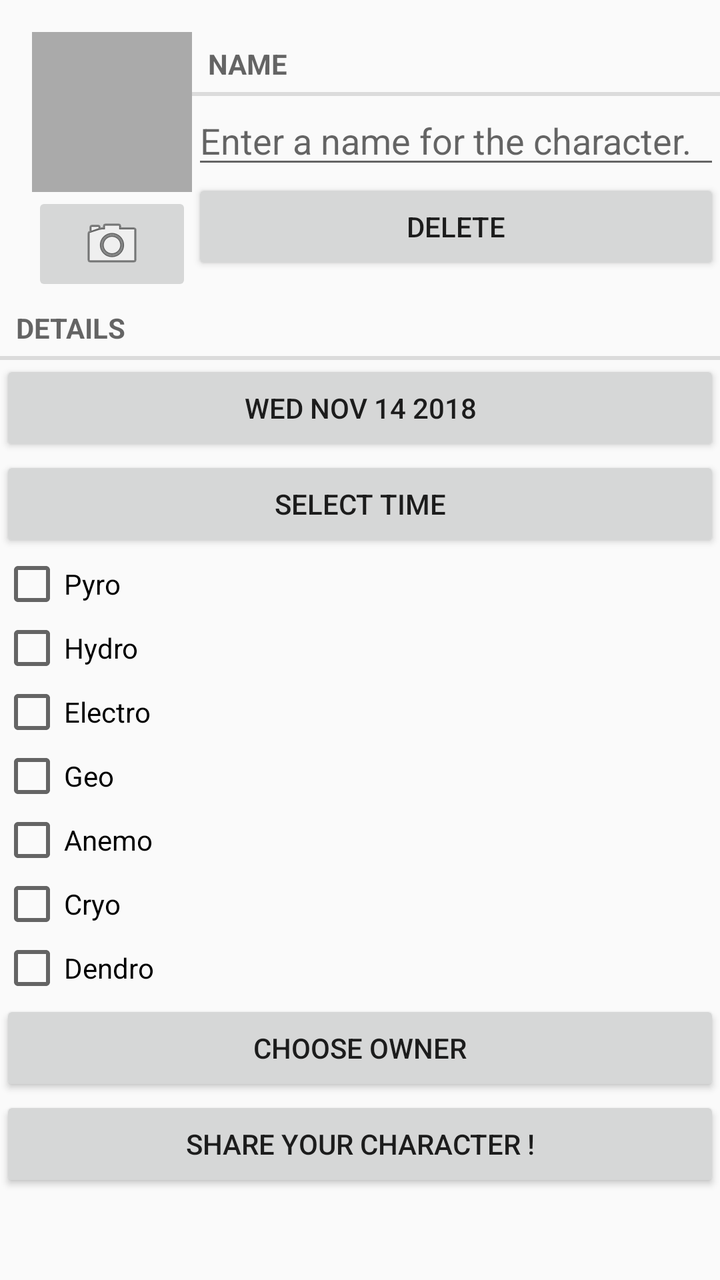
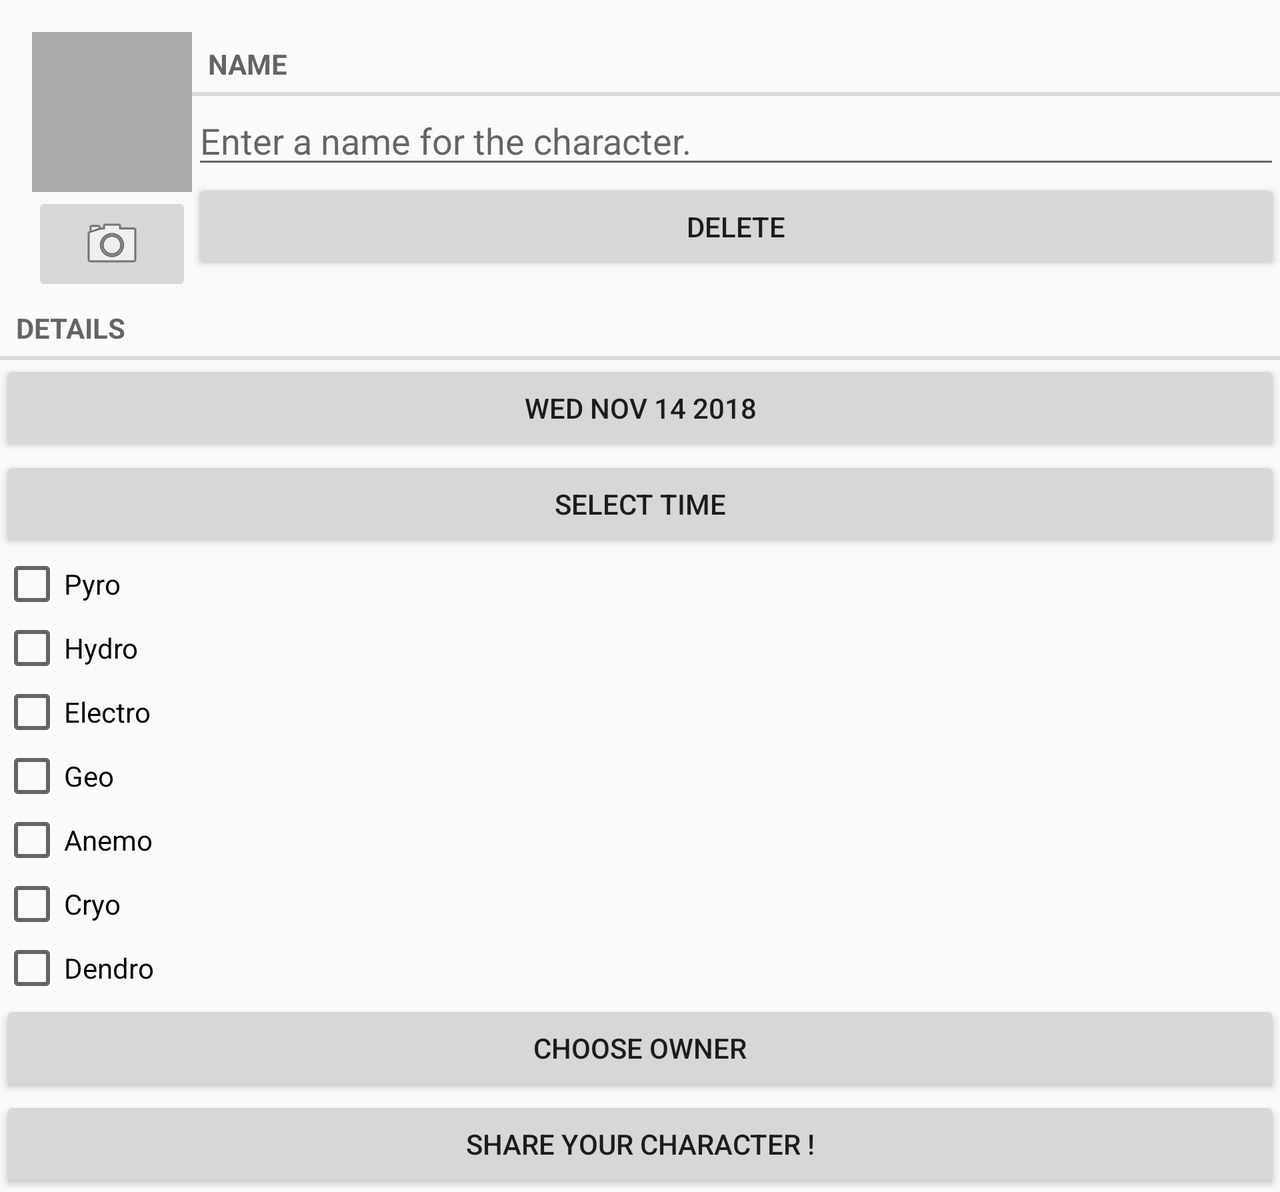

One screen, two layout resources from the same app: the default and the repository's alternative for another configuration. Each is rendered where Android would select it; the XML of both is given below.
<!-- AndroidManifest.xml: application theme AppTheme -->
<!-- res/layout/fragment_character.xml -->
<?xml version="1.0" encoding="utf-8"?>
<LinearLayout xmlns:android="http://schemas.android.com/apk/res/android"
    xmlns:tools="http://schemas.android.com/tools"
    android:layout_width="match_parent"
    android:layout_height="match_parent"
    android:orientation="vertical">

    <LinearLayout
        android:layout_width="match_parent"
        android:layout_height="wrap_content"
        android:layout_marginStart="16dp"
        android:layout_marginTop="16dp"
        android:orientation="horizontal">

        <LinearLayout
            android:layout_width="wrap_content"
            android:layout_height="wrap_content"
            android:orientation="vertical">

            <ImageView
                android:id="@+id/character_photo"
                android:layout_width="80dp"
                android:layout_height="80dp"
                android:background="@android:color/darker_gray"
                android:contentDescription="@string/character_photo_no_image_description"
                android:cropToPadding="true"
                android:scaleType="centerInside" />

            <ImageButton
                android:id="@+id/character_camera"
                android:layout_width="match_parent"
                android:layout_height="wrap_content"
                android:contentDescription="@string/character_photo_button_description"
                android:src="@android:drawable/ic_menu_camera" />
        </LinearLayout>

        <LinearLayout
            android:layout_width="0dp"
            android:layout_height="wrap_content"
            android:layout_weight="1"
            android:orientation="vertical">


            <TextView
                style="?android:listSeparatorTextViewStyle"
                android:layout_width="match_parent"
                android:layout_height="wrap_content"
                android:text="@string/character_name_label" />

            <EditText
                android:id="@+id/character_title"
                android:layout_width="match_parent"
                android:layout_height="wrap_content"
                android:hint="@string/character_name_hint" />

            <Button
                android:id="@+id/delete_character_button"
                android:layout_width="match_parent"
                android:layout_height="wrap_content"
                android:text="@string/delete_character_button_label" />
        </LinearLayout>

    </LinearLayout>

    <TextView
        style="?android:listSeparatorTextViewStyle"
        android:layout_width="match_parent"
        android:layout_height="wrap_content"
        android:text="@string/character_details_label" />

    <Button
        android:id="@+id/character_date"
        android:layout_width="match_parent"
        android:layout_height="wrap_content"
        tools:text="Wed Nov 14 2018" />

    <Button
        android:id="@+id/character_time"
        android:layout_width="match_parent"
        android:layout_height="wrap_content"
        android:text="@string/character_time_text" />

    <CheckBox
        android:id="@+id/character_pyro"
        android:layout_width="match_parent"
        android:layout_height="wrap_content"
        android:text="@string/character_pyro_label" />

    <CheckBox
        android:id="@+id/character_hydro"
        android:layout_width="match_parent"
        android:layout_height="wrap_content"
        android:text="@string/character_hydro_label" />

    <CheckBox
        android:id="@+id/character_electro"
        android:layout_width="match_parent"
        android:layout_height="wrap_content"
        android:text="@string/character_electro_label" />

    <CheckBox
        android:id="@+id/character_geo"
        android:layout_width="match_parent"
        android:layout_height="wrap_content"
        android:text="@string/character_geo_label" />

    <CheckBox
        android:id="@+id/character_anemo"
        android:layout_width="match_parent"
        android:layout_height="wrap_content"
        android:text="@string/character_anemo_label" />

    <CheckBox
        android:id="@+id/character_cryo"
        android:layout_width="match_parent"
        android:layout_height="wrap_content"
        android:text="@string/character_cryo_label" />

    <CheckBox
        android:id="@+id/character_dendro"
        android:layout_width="match_parent"
        android:layout_height="wrap_content"
        android:text="@string/character_dendro_label" />

    <Button
        android:id="@+id/character_owner"
        android:layout_width="match_parent"
        android:layout_height="wrap_content"
        android:text="@string/character_owner_text" />

    <Button
        android:id="@+id/character_report"
        android:layout_width="match_parent"
        android:layout_height="wrap_content"
        android:text="@string/character_report_text" />


</LinearLayout>
<!-- resources referenced by this layout -->
<resources>
  <string name="character_anemo_label">Anemo</string>
  <string name="character_cryo_label">Cryo</string>
  <string name="character_dendro_label">Dendro</string>
  <string name="character_details_label">Details</string>
  <string name="character_electro_label">Electro</string>
  <string name="character_geo_label">Geo</string>
  <string name="character_hydro_label">Hydro</string>
  <string name="character_name_hint">Enter a name for the character.</string>
  <string name="character_name_label">Name</string>
  <string name="character_owner_text">Choose Owner</string>
  <string name="character_photo_button_description">Take photo of character scene</string>
  <string name="character_photo_no_image_description">Character scene photo (not set)</string>
  <string name="character_pyro_label">Pyro</string>
  <string name="character_report_text">Share your Character !</string>
  <string name="character_time_text">Select Time</string>
  <string name="delete_character_button_label">Delete</string>
  <style name="AppTheme" parent="Theme.AppCompat.Light.DarkActionBar">
          
          <item name="colorPrimary">#EED5B1</item>
          <item name="colorPrimaryDark">#59472D</item>
          <item name="colorAccent">#C2E2E6</item>
      </style>
</resources>
<!-- res/layout-land/fragment_character.xml (the repository's variant of the layout above) -->
<!-- drawn on the phone turned sideways -->
<ScrollView
    xmlns:android="http://schemas.android.com/apk/res/android"
    xmlns:tools="http://schemas.android.com/tools"
    android:layout_width="match_parent"
    android:layout_height="match_parent"
    android:orientation="vertical">

    
    <LinearLayout
        android:layout_width="match_parent"
        android:layout_height="wrap_content"
        android:orientation="vertical">

        <LinearLayout
            android:layout_width="match_parent"
            android:layout_height="wrap_content"
            android:layout_marginStart="16dp"
            android:layout_marginTop="16dp"
            android:orientation="horizontal">

            <LinearLayout
                android:layout_width="wrap_content"
                android:layout_height="wrap_content"
                android:orientation="vertical">

                <ImageView
                    android:id="@+id/character_photo"
                    android:layout_width="80dp"
                    android:layout_height="80dp"
                    android:background="@android:color/darker_gray"
                    android:contentDescription="@string/character_photo_no_image_description"
                    android:cropToPadding="true"
                    android:scaleType="centerInside" />

                <ImageButton
                    android:id="@+id/character_camera"
                    android:layout_width="match_parent"
                    android:layout_height="wrap_content"
                    android:contentDescription="@string/character_photo_button_description"
                    android:src="@android:drawable/ic_menu_camera" />
            </LinearLayout>

            <LinearLayout
                android:layout_width="0dp"
                android:layout_height="wrap_content"
                android:layout_weight="1"
                android:orientation="vertical">

                <TextView
                    style="?android:listSeparatorTextViewStyle"
                    android:layout_width="match_parent"
                    android:layout_height="wrap_content"
                    android:text="@string/character_name_label" />

                <EditText
                    android:id="@+id/character_title"
                    android:layout_width="match_parent"
                    android:layout_height="wrap_content"
                    android:hint="@string/character_name_hint" />

                <Button
                    android:id="@+id/delete_character_button"
                    android:layout_width="match_parent"
                    android:layout_height="wrap_content"
                    android:text="@string/delete_character_button_label" />
            </LinearLayout>
        </LinearLayout>

        <TextView
            style="?android:listSeparatorTextViewStyle"
            android:layout_width="match_parent"
            android:layout_height="wrap_content"
            android:text="@string/character_details_label" />

        <Button
            android:id="@+id/character_date"
            android:layout_width="match_parent"
            android:layout_height="wrap_content"
            tools:text="Wed Nov 14 2018" />

        <Button
            android:id="@+id/character_time"
            android:layout_width="match_parent"
            android:layout_height="wrap_content"
            android:text="@string/character_time_text" />

        <CheckBox
            android:id="@+id/character_pyro"
            android:layout_width="match_parent"
            android:layout_height="wrap_content"
            android:text="@string/character_pyro_label" />

        <CheckBox
            android:id="@+id/character_hydro"
            android:layout_width="match_parent"
            android:layout_height="wrap_content"
            android:text="@string/character_hydro_label" />

        <CheckBox
            android:id="@+id/character_electro"
            android:layout_width="match_parent"
            android:layout_height="wrap_content"
            android:text="@string/character_electro_label" />

        <CheckBox
            android:id="@+id/character_geo"
            android:layout_width="match_parent"
            android:layout_height="wrap_content"
            android:text="@string/character_geo_label" />

        <CheckBox
            android:id="@+id/character_anemo"
            android:layout_width="match_parent"
            android:layout_height="wrap_content"
            android:text="@string/character_anemo_label" />

        <CheckBox
            android:id="@+id/character_cryo"
            android:layout_width="match_parent"
            android:layout_height="wrap_content"
            android:text="@string/character_cryo_label" />

        <CheckBox
            android:id="@+id/character_dendro"
            android:layout_width="match_parent"
            android:layout_height="wrap_content"
            android:text="@string/character_dendro_label" />

        <Button
            android:id="@+id/character_owner"
            android:layout_width="match_parent"
            android:layout_height="wrap_content"
            android:text="@string/character_owner_text" />

        <Button
            android:id="@+id/character_report"
            android:layout_width="match_parent"
            android:layout_height="wrap_content"
            android:text="@string/character_report_text" />

    </LinearLayout>

</ScrollView>
